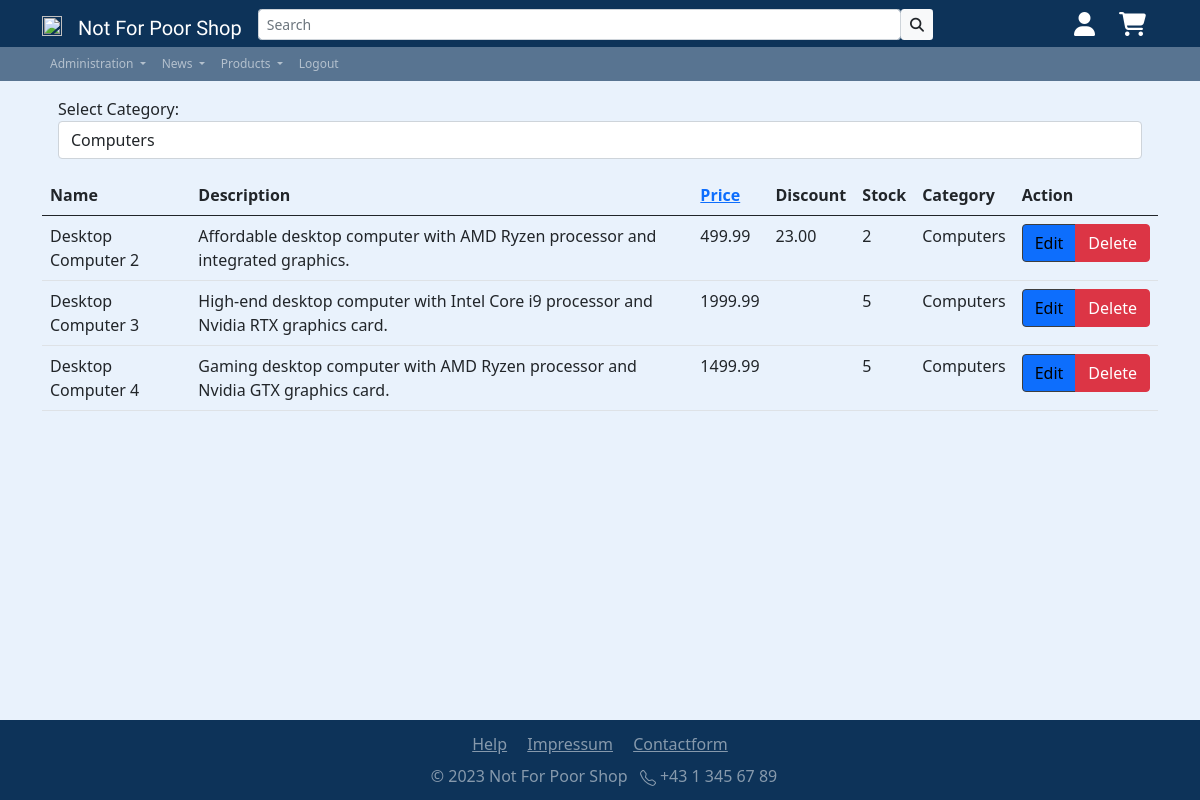
The page /app/inc/pgs/product_sellerpage.php?category_id=1 (signed in) on the database its author committed.
### tables this page shows
CREATE TABLE `products` (
  `id` int(11) NOT NULL,
  `seller_id` int(11) NOT NULL,
  `category_id` int(11) NOT NULL,
  `name` varchar(50) NOT NULL,
  `description` text DEFAULT NULL,
  `price` decimal(10,2) NOT NULL,
  `Discount` decimal(10,2) DEFAULT NULL,
  `Stock` int(11) DEFAULT NULL
);

CREATE TABLE `categories` (
  `id` int(11) NOT NULL,
  `name` varchar(50) NOT NULL
);

### app/inc/pgs/product_sellerpage.php (the view, shortened to what this page needs)
<!DOCTYPE html>
<html lang="en">
<head>
    <?php
    include '../includes/head.php';
    require_once('../../config/dbaccess.php');
    ?>
</head>
<body class="d-flex flex-column min-vh-100">
    <div class="container">
        <?php
        $db_obj = new mysqli($host, $user, $password, $database);
        $sql = 'SELECT * FROM categories';
        $stmt = $db_obj->prepare($sql);
        $stmt->execute();
        $result = $stmt->get_result();
        $categories = $result->fetch_all(MYSQLI_ASSOC);
        $selectedCategoryId = null;
        if (isset($_GET['category_id'])) {
            $selectedCategoryId = $_GET['category_id'];
        }
        echo '<div class="m-3">';
        echo '<label for="category-select">Select Category:</label>';
        echo '<select class="form-control" id="category-select" onchange="changeCategory()">';
        foreach ($categories as $category) {
            $selected = ($category['id'] == $selectedCategoryId) ? 'selected' : '';
            echo '<option value="' . $category['id'] . '" ' . $selected . '>' . $category['name'] . '</option>';
        }
        echo '</select>';
        echo '</div>';
        $sql = 'SELECT * FROM products WHERE seller_id = ?';
        if ($selectedCategoryId) {
            $sql .= ' AND category_id = ?';
        }
        $stmt = $db_obj->prepare($sql);
        if ($selectedCategoryId) {
            $stmt->bind_param('ii', $_SESSION['seller_id'], $selectedCategoryId);
        } else {
            $stmt->bind_param('i', $_SESSION['seller_id']);
        }
        $stmt->execute();
        $result = $stmt->get_result();
        $products = $result->fetch_all(MYSQLI_ASSOC);
        if ($result) {
            echo '<table class="table">';
            echo '<thead><tr><th>Name</th><th>Description</th><th><a href="#" class="sortable" onclick="sortTable(2)">Price</a></th><th>Discount</th><th>Stock</th><th>Category</th><th>Action</th></tr></thead>';
            echo '<tbody>';
            foreach ($products as $product) {
                echo '<tr>';
                echo '<td>' . $product['name'] . '</td>';
                echo '<td>' . $product['description'] . '</td>';
                echo '<td>' . $product['price'] . '</td>';
                echo '<td>' . $product['Discount'] . '</td>';
                echo '<td>' . $product['Stock'] . '</td>';
                echo '<td>' . getCategoryName($product['category_id']) . '</td>';
                echo '<td><div class="btn-group" role="group" aria-label="Product Actions"><a href="#" onclick="editProduct(' . $product['id'] . ')" class="btn btn-primary">Edit</a><a href="#" onclick="deleteProduct(' . $product['id'] . ')" class="btn btn-danger">Delete</a></div></td>';
                echo '</tr>';
            }
            echo '</tbody>';
            echo '</table>';
        } else {
            echo 'Error executing query: ' . $stmt->error;
        }
        function getCategoryName($categoryId)
        {
            global $categories;
            foreach ($categories as $category) {
                if ($category['id'] == $categoryId) {
                    return $category['name'];
                }
            }
            return 'N/A';
        }
        ?>
    </div>
    <?php
        include '../includes/footer.php';
    ?>
</body>
</html>

### app/res/css/styles.css (style rules this page uses)
html { height: 100%; }
body { background-color: #e9f2fc; font-family: "Segoe UI", Tahoma, Geneva, Verdana, sans-serif; background-image: none; background-repeat: no-repeat; background-position: center; background-attachment: fixed; }
.btn-primary, .btn-outline-primary, .btn-primary:hover, .btn-primary:active, .btn-primary:visited .acco { background-color: 016df0 !important; border-width: 1px; border-color: rgb(62, 62, 62); color: rgb(0, 0, 0); }

### app/inc/pgs/product_sellerpage.php (style rules this page uses)
.sortable { cursor: pointer; }

### rows shown on the page
products: name "Desktop Computer 2", description "Affordable desktop computer with AMD Ryzen processor and integrated graphics.", price "499.99", Discount "23.00", Stock "2", category.name "Computers"
products: name "Desktop Computer 3", description "High-end desktop computer with Intel Core i9 processor and Nvidia RTX graphics card.", price "1999.99", Stock "5", category.name "Computers"
products: name "Desktop Computer 4", description "Gaming desktop computer with AMD Ryzen processor and Nvidia GTX graphics card.", price "1499.99", Stock "5", category.name "Computers"

### other values the page prints
form field value "Computers"
